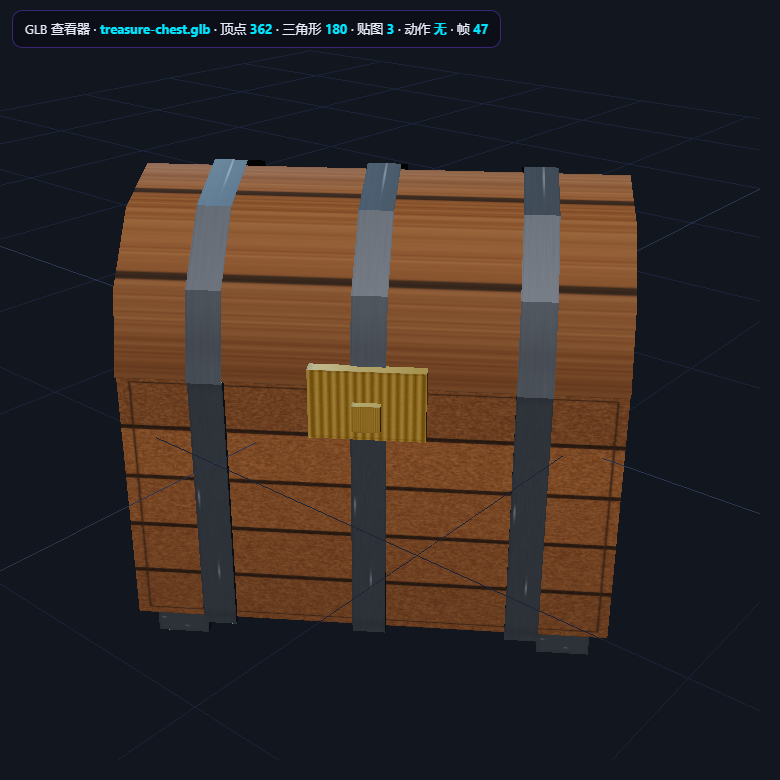
#> input picture render/宝箱-渲染-v1平光.png, 780 x 780 px, found by its file name
$ python compare-renders.py
#> lines starting #> are read from the running program, lines starting #| are printed output that depends on the picture
from PIL import Image, ImageDraw
import pathlib
R = pathlib.Path(r"C:\Users\ADMIN\Desktop\GBT小土豆V8\render")
a = Image.open(R/"宝箱-渲染-v1平光.png").convert("RGB")
#> a is the input picture: PIL image 780x780 RGB; mean R, G, B 52.7, 42.5, 38.8
b = Image.open(R/"宝箱-渲染.png").convert("RGB")
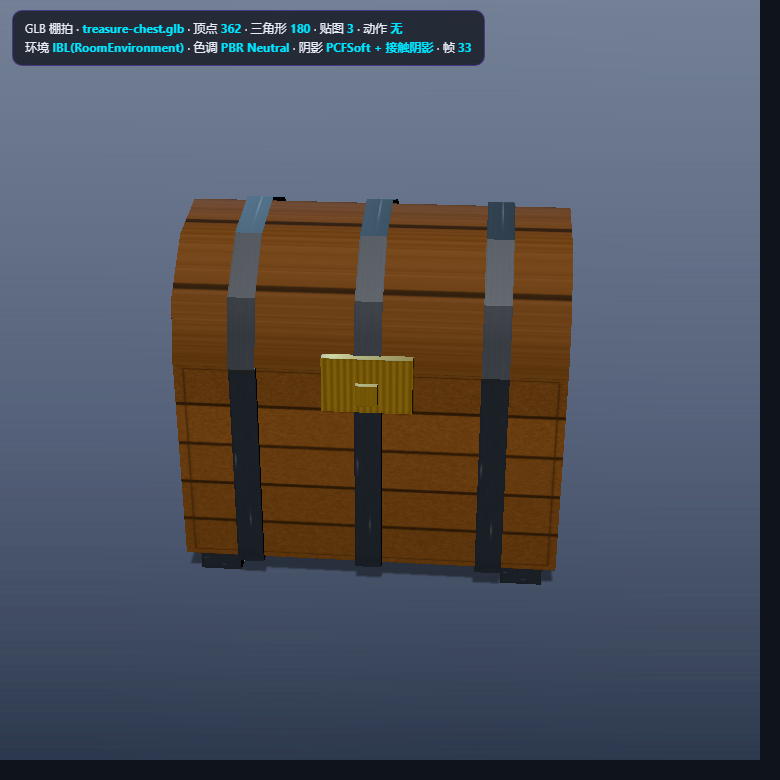
#> input picture render/宝箱-渲染.png, 780 x 780 px, found by its file name
#> b is the input picture: PIL image 780x780 RGB; mean R, G, B 79.3, 81.7, 90.7
H = 700
a = a.resize((int(a.width*H/a.height), H), Image.LANCZOS)
#> a: PIL image 700x700 RGB
b = b.resize((int(b.width*H/b.height), H), Image.LANCZOS)
#> b: PIL image 700x700 RGB
sheet = Image.new("RGB", (a.width+b.width, H+44), (18,22,34))
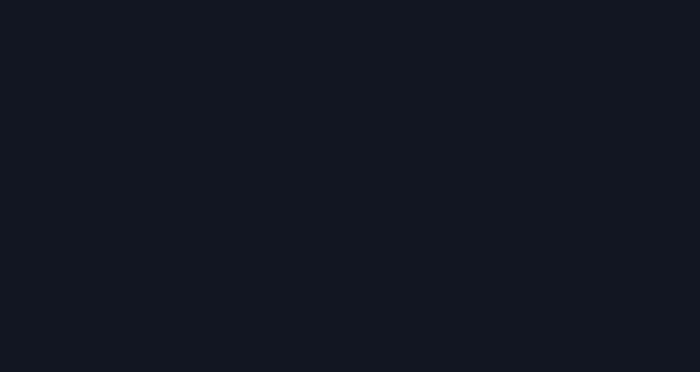
#> sheet: PIL image 1400x744 RGB (shown at 1/2 size); mean R, G, B 18, 22, 34
d = ImageDraw.Draw(sheet)
sheet.paste(a,(0,44)); sheet.paste(b,(a.width,44))
#> after `sheet.paste(a, (0, 44))`:
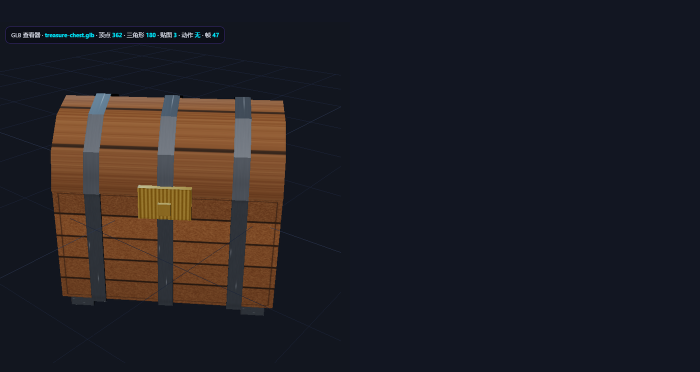
#> sheet: PIL image 1400x744 RGB (shown at 1/2 size); mean R, G, B 34.3, 31.6, 36.3
#> after `sheet.paste(b, (a.width, 44))`:
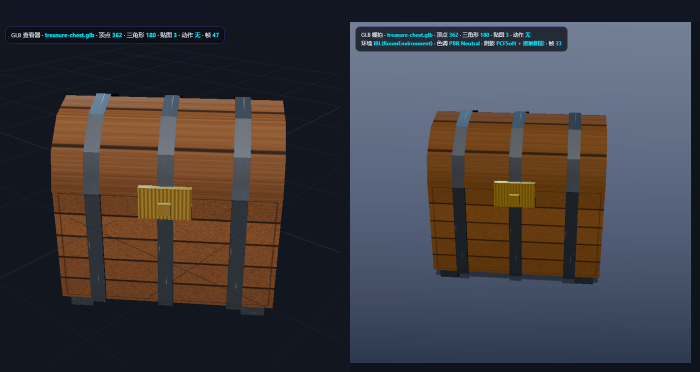
#> sheet: PIL image 1400x744 RGB (shown at 1/2 size); mean R, G, B 63.2, 59.7, 62.9
d.text((8,14),"v1 平光（无 IBL / ACES / 无阴影）", fill=(232,236,248))
d.text((a.width+8,14),"v2 棚拍（IBL + PBR Neutral + PCFSoft 接触阴影）", fill=(0,229,255))
sheet.save(R/"宝箱-渲染-对照.png")
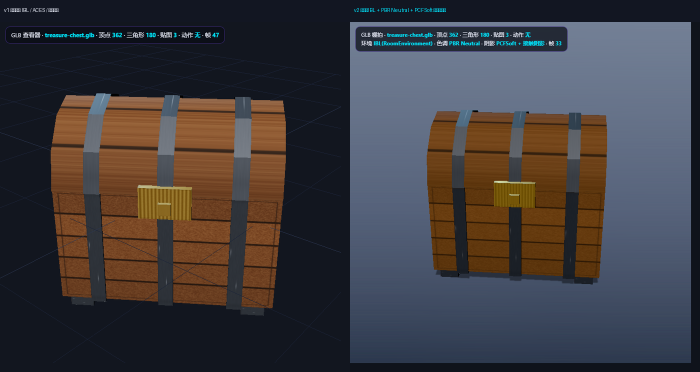
#> saved as 宝箱-渲染-对照.png: PIL image 1400x744 RGB (shown at 1/2 size); mean R, G, B 63.2, 59.9, 63.1
print("saved:", R/"宝箱-渲染-对照.png", sheet.size)
#| saved: C:\Users\ADMIN\Desktop\GBT小土豆V8\render/宝箱-渲染-对照.png (1400, 744)
